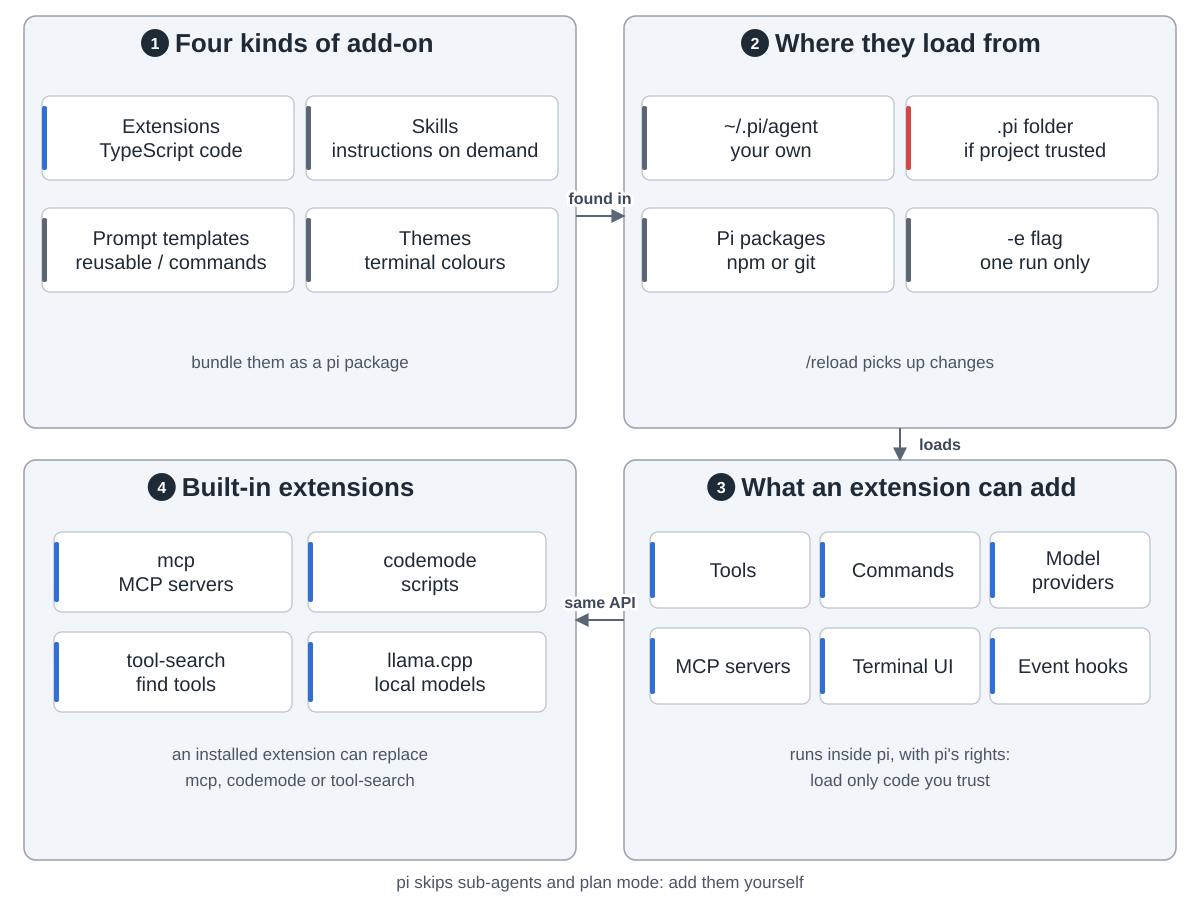

Source code (Python):
"""Pi's add-ons: the four kinds, where they load from, what an extension can add, and the built-in
extensions.  Drawn from the pi repo (https://github.com/earendil-works/pi, README.md,
packages/coding-agent/docs/how-pi-works.md, extensions.md, skills.md, prompt-templates.md,
packages.md, configuration.md, mcp.md and src/extensions/index.ts, commit b2b5c42).
Run: python3 extensions.py

Snake order: 1 four kinds of add-on (top left) -> 2 where they load from (top right) ->
3 what an extension can add (bottom right) -> 4 built-in extensions (bottom left)."""
import sys
from pathlib import Path

sys.path.insert(0, str(Path(__file__).resolve().parents[2] / "tools"))
from archdiagram import Diagram  # noqa: E402

d = Diagram("Pi extensions and add-ons",
            "1 Four kinds of add-on: extensions are TypeScript code, skills are instructions read on demand, "
            "prompt templates are reusable slash commands, themes are terminal colours. "
            "2 Where they load from: your own folder ~/.pi/agent, the project's .pi folder once the project "
            "is trusted, pi packages from npm or git, or the -e flag for one run. "
            "3 What an extension can add: tools, commands, model providers, MCP servers, terminal UI and "
            "event hooks. It runs inside the pi process with the same rights. "
            "4 Built-in extensions use the same API: mcp, codemode, tool-search and llama.cpp for local "
            "models. An installed extension can replace mcp, codemode or tool-search.")

L, R, W = 24, 624, 552
T1, H1 = 16, 412
T2, H2 = 460, 400

# 1 four kinds
d.group(L, T1, W, H1, "Four kinds of add-on", 1)
for i, (lbl, k) in enumerate([("Extensions|TypeScript code", "coding"), ("Skills|instructions on demand", "data"),
                              ("Prompt templates|reusable / commands", "data"), ("Themes|terminal colours", "data")]):
    d.card(L + 18 + (i % 2) * 264, T1 + 80 + (i // 2) * 112, lbl, k, w=252, h=84)
d.note(L + W / 2, T1 + 352, "bundle them as a pi package")

# 2 where they load from
d.group(R, T1, W, H1, "Where they load from", 2)
for i, (lbl, k) in enumerate([("~/.pi/agent|your own", "data"), (".pi folder|if project trusted", "review"),
                              ("Pi packages|npm or git", "data"), ("-e flag|one run only", "data")]):
    d.card(R + 18 + (i % 2) * 264, T1 + 80 + (i // 2) * 112, lbl, k, w=252, h=84)
d.note(R + W / 2, T1 + 352, "/reload picks up changes")

# 3 what an extension can add
d.group(R, T2, W, H2, "What an extension can add", 3)
for i, lbl in enumerate(["Tools", "Commands", "Model|providers", "MCP servers", "Terminal UI", "Event hooks"]):
    d.card(R + 26 + (i % 3) * 170, T2 + 72 + (i // 3) * 96, lbl, "coding", w=160, h=76)
d.note(R + W / 2, T2 + 300, "runs inside pi, with pi's rights:")
d.note(R + W / 2, T2 + 326, "load only code you trust")

# 4 built-in extensions
d.group(L, T2, W, H2, "Built-in extensions", 4)
for i, lbl in enumerate(["mcp|MCP servers", "codemode|scripts", "tool-search|find tools", "llama.cpp|local models"]):
    d.card(L + 30 + (i % 2) * 254, T2 + 72 + (i // 2) * 100, lbl, "coding", w=238, h=80)
d.note(L + W / 2, T2 + 300, "an installed extension can replace")
d.note(L + W / 2, T2 + 326, "mcp, codemode or tool-search")

# hand-offs, drawn last so they sit on top
d.arrow(f"M{L + W} {T1 + 200}H{R}", label="found in", at=(600, T1 + 188))
d.arrow(f"M{R + W / 2} {T1 + H1}V{T2}", label="loads", at=(R + W / 2 + 40, T1 + H1 + 22))
d.arrow(f"M{R} {T2 + 160}H{L + W}", label="same API", at=(600, T2 + 148))

d.note(600, 888, "pi skips sub-agents and plan mode: add them yourself")

d.save(Path(__file__).with_name("extensions.svg"))
